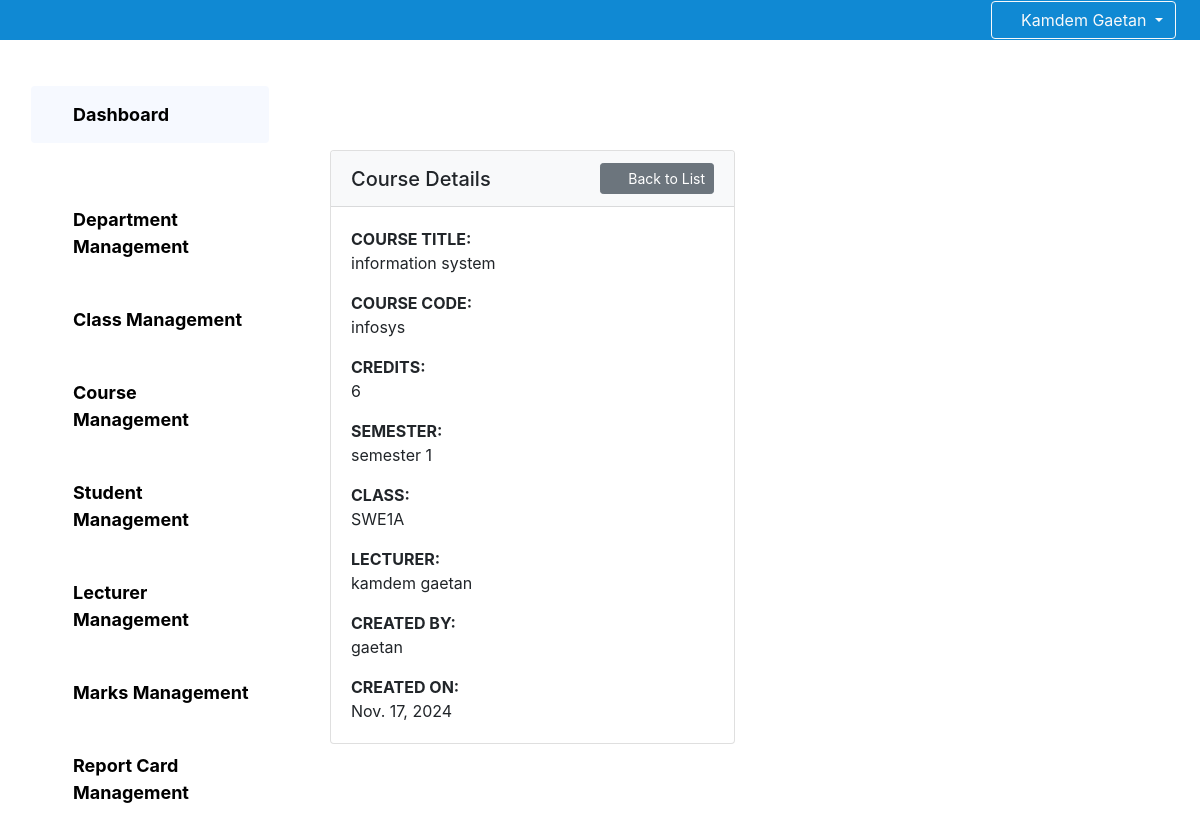
The app's page /administration/courses/1/ (signed in), older data.
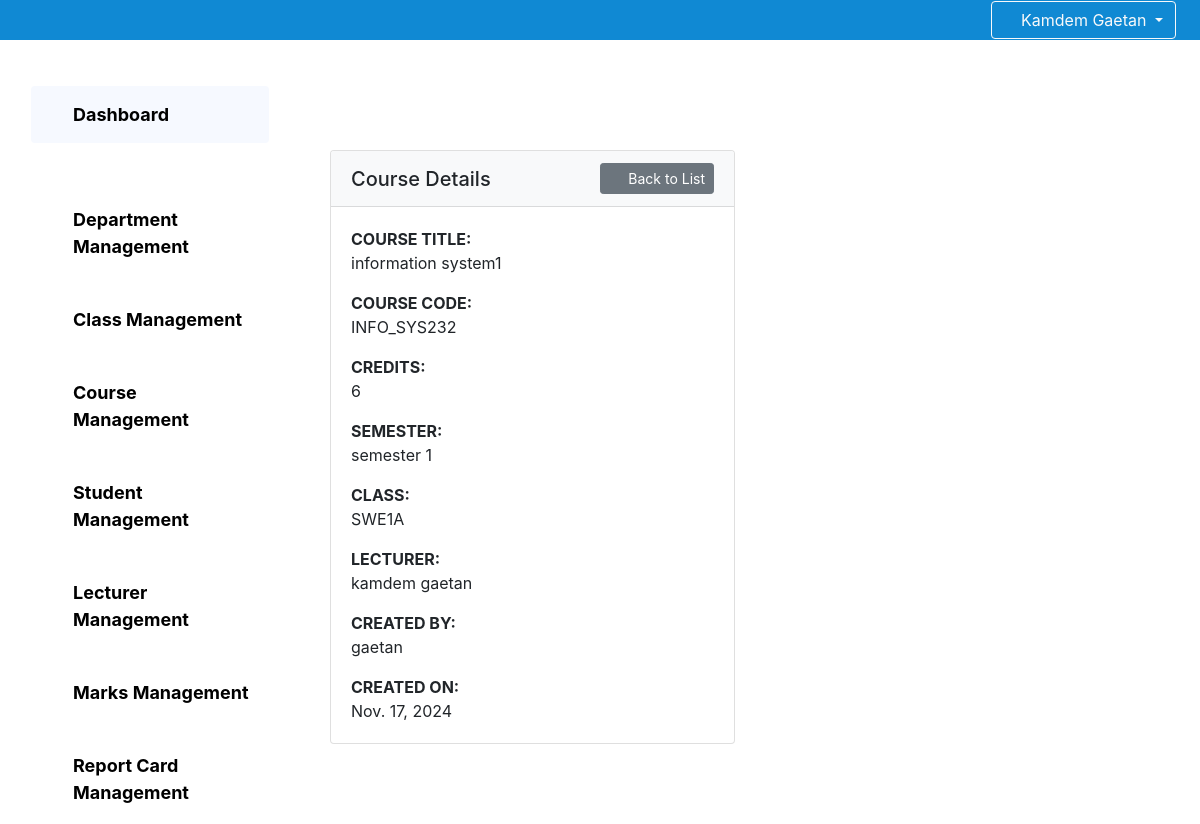
The same page, newer data.
### core/models.py (models this page shows, shortened)
class Course(models.Model):
    SEMESTER_1='semester 1'
    SEMESTER_2='semester 2'
    SEMESTER_3='semester 3'
    SEMESTER_4='semester 4'
    SEMESTER_5='semester 5'
    SEMESTER_6='semester 6'
    SEMESTER_7='semester 7'
    SEMESTER_8='semester 8'
    SEMESTER_9='semester 9'
    SEMESTER_10='semester 10'
    SEMESTER_11='semester 11'
    SEMESTER_12='semester 12'
    SEMESTER_13='semester 13'
    SEMESTER_14='semester 14'
    SEMESTER=(
        (SEMESTER_1,'semester 1'),(SEMESTER_2,'semester 2'),(SEMESTER_3,'semester 3'),(SEMESTER_4,'semester 4'),
        (SEMESTER_5,'semester 5'),(SEMESTER_6,'semester 6'),(SEMESTER_7,'semester 7'),(SEMESTER_8,'semester 8'),
        (SEMESTER_9,'semester 9'),(SEMESTER_10,'semester 10'),(SEMESTER_11,'semester 11'),(SEMESTER_12,'semester 12'),
        (SEMESTER_13,'semester 13'),(SEMESTER_14,'semester 14')
    )
    creator=models.ForeignKey(Administrator,on_delete=models.CASCADE)
    lecturer=models.ForeignKey(Lecturer,on_delete=models.CASCADE)
    classe=models.ForeignKey(Classe,on_delete=models.CASCADE)
    coursecode=models.CharField(max_length=10)
    coursetitle=models.CharField(max_length=255)
    credits=models.IntegerField()
    semester=models.CharField(max_length=25,choices=SEMESTER,default=SEMESTER_1)
    creationdate=models.DateField(default=timezone.now)

class Classe(models.Model):
    creator=models.ForeignKey(Administrator,on_delete=models.DO_NOTHING)
    classcode=models.CharField(max_length=10)
    classname=models.CharField(max_length=255)
    level=models.CharField(max_length=255,null=True)
    speciality=models.CharField(max_length=255)
    department=models.ForeignKey(Department,on_delete=models.DO_NOTHING,null=True)
    creationdate=models.DateField(default=timezone.now)

class Lecturer(models.Model):
    creator=models.ForeignKey(Administrator,on_delete=models.DO_NOTHING)
    user=models.OneToOneField(User,on_delete=models.CASCADE)
    usersname=models.CharField(max_length=255,null=True)
    department=models.ForeignKey(Department,on_delete=models.CASCADE)
    firstname=models.CharField(max_length=255)
    lastname=models.CharField(max_length=255)
    gender=models.CharField(max_length=1)
    dateofbirth=models.DateField()
    email=models.EmailField()
    creationdate=models.DateTimeField(auto_now=True)
    address=models.CharField(max_length=200,default='Logbaba')
    phonenumber=models.IntegerField(default=677285764)
    picture=models.ImageField(null=False,upload_to='lecturer_pictures',default='teacher.png')
    creationdate=models.DateField(default=timezone.now)

class Administrator(models.Model):
    user=models.OneToOneField(User,on_delete=models.CASCADE)
    firstname=models.CharField(max_length=255)
    lastname=models.CharField(max_length=255)
    email = models.EmailField(null=True)
    gender=models.CharField(max_length=1)
    creationdate=models.DateField(default=timezone.now)
    def __str__(self):
        return self.lastname

### core/Administration/views.py (the view)
# urls.py: path('courses/<id>/',views_administration.viewcourse, name='viewcourse'),
@login_required
def viewcourse(request, id):
    course = get_object_or_404(Course, id=id)
    return render(request, 'Administration/viewcourse.html', {'course': course})

### template/Administration/viewcourse.html
{% extends "administration/base.html" %}
{% block dash %}
<div class="container" style="margin-top: 80px; margin-bottom: 80px;">
  <div class="row">
    <div class="col-md-6">
      <div class="card">
        <div class="card-header bg-light d-flex justify-content-between align-items-center">
          <h5 class="mb-0">Course Details</h5>
          <a href="{% url 'administration:managecourse' %}" class="btn btn-secondary btn-sm">
            <i class="fa fa-arrow-left mr-1"></i> Back to List
        </a>
        </div>
        <div class="card-body">
          <strong>COURSE TITLE:</strong>
          <p class="card-text">{{ course.coursetitle }}</p>
          <strong>COURSE CODE:</strong>
          <p class="card-text">{{ course.coursecode }}</p>
          <strong>CREDITS:</strong>
          <p class="card-text">{{ course.credits }}</p>
          <strong>SEMESTER:</strong>
          <p class="card-text">{{ course.semester }}</p>
          <strong>CLASS:</strong>
          <p class="card-text">{{ course.classe.classcode }}</p>
          <strong>LECTURER:</strong>
          <p class="card-text">{{ course.lecturer.firstname }} {{ course.lecturer.lastname }}</p>
          <strong>CREATED BY:</strong>
          <p class="card-text">{{ course.creator }}</p>
          <strong>CREATED ON:</strong>
          <p class="card-text">{{ course.creationdate }}</p>
        </div>
      </div>
    </div>
  </div>
</div>
{% endblock dash %}

Row changes from the older to the newer data that the page shows:
changed Course "semester 1": coursetitle "information system" → "information system1"; coursecode "infosys" → "INFO_SYS232"
